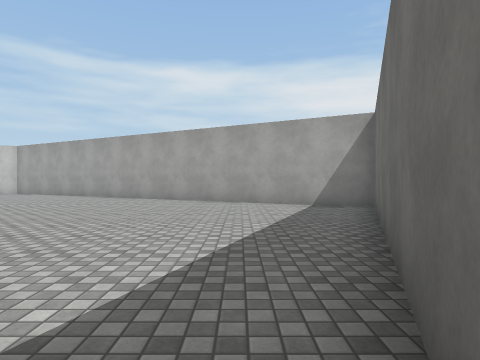
[1] (above)

16 first-person views from a walk through a scene from a Unity 3-D project. The camera is 1.3 m above the floor, looks level and sees 75° across. The floor is counted in squares, 2 m on a side. Each view is taken from the middle of a square. On the plan, view 1 faces up. The plan holds only what a view shows up to about 10 squares ahead; the rest is blank. The place goes on beyond the plan. The player character is not drawn. Surface patterns are stand-ins for the level's own textures.

[2]
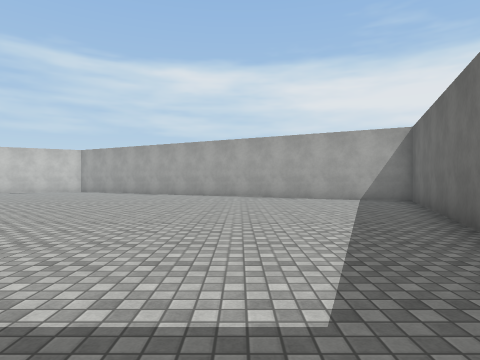

[3]
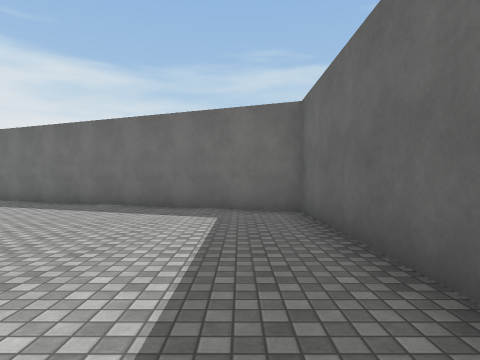

[4]
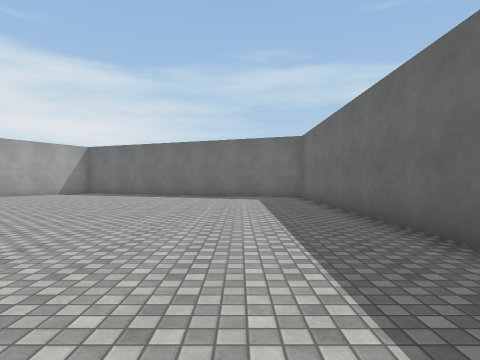

[5]
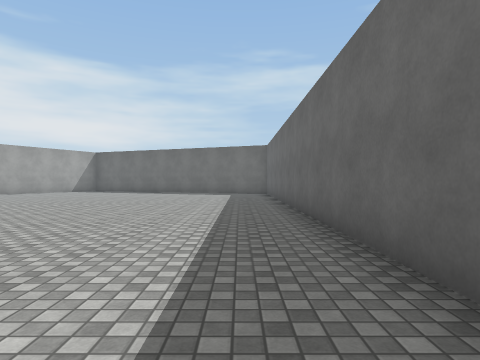

[6]
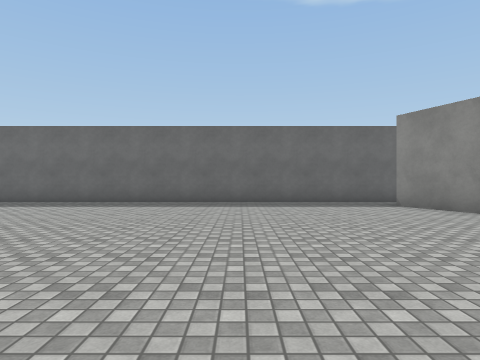

[7]
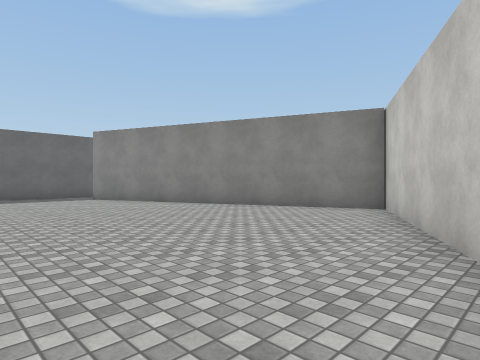

[8]
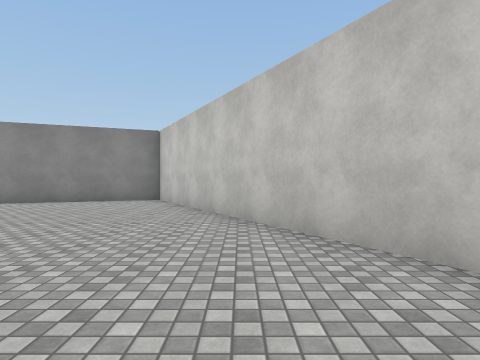

[9]
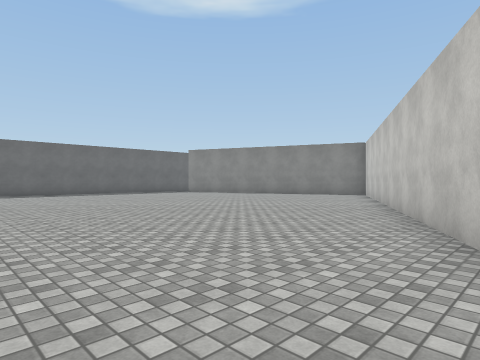

[10]
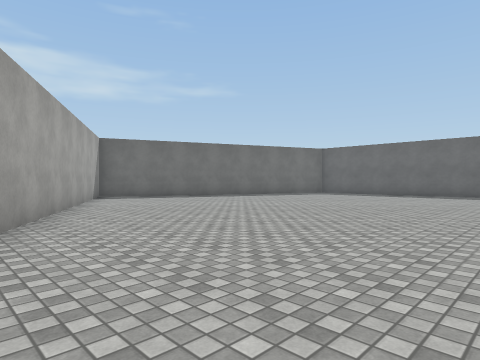

[11]
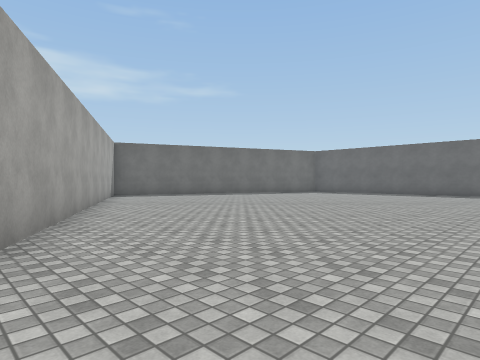

[12]
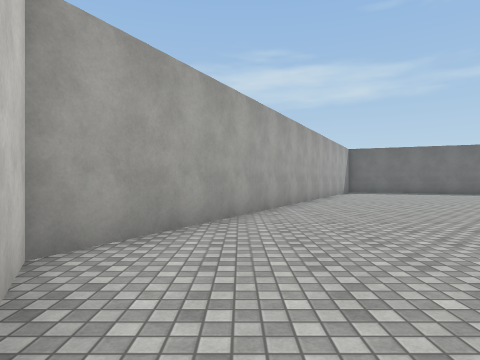

[13]
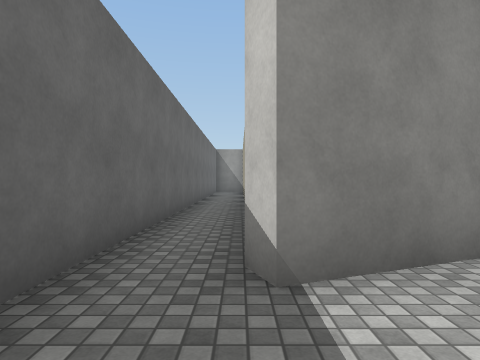

[14]
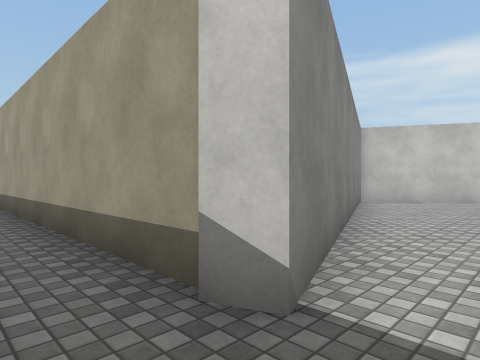

[15]
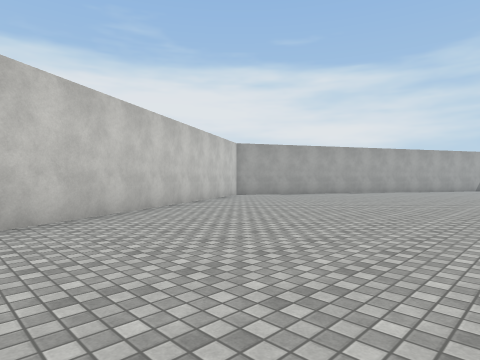

[16]
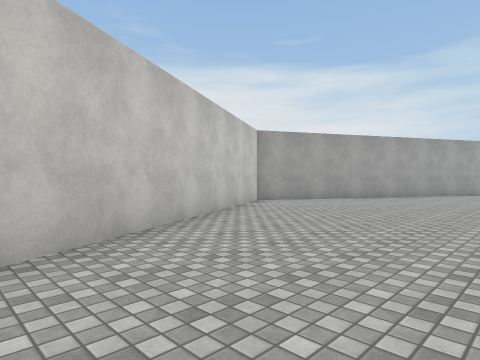

### Floor plan
Points are (right, up) in squares from view 1. A wall is a line through its corners. A room is listed if a view was taken in it or the views show most of it. See-through windows are left out.
Room 1 (views 1, 2, 3, 4, 5, 6, 7, 8, 9, 10, 11, 12, 13, 14, 15, 16)
walls: (-20.4, -2.3) (-0.7, -2.3) (3.2, 7.4) (-10.5, 14.7) (-24.2, 7.4) (-20.9, -0.8)
ways out: opening at (-20, -2)

Positions as (right, up) in squares from view 1, and headings:
1: (0, 0), facing up
2: (-2, -2), facing up
3: (-7, -1), facing right
4: (-12, 0), facing right
5: (-15, -1), facing right
6: (-17, 7), facing down
7: (-17, 10), facing down-left
8: (-14, 10), facing left
9: (-11, 13), facing down-left
10: (-9, 12), facing down-right
11: (-10, 13), facing down-right
12: (-13, 13), facing right
13: (-19, -1), facing left
14: (-20, -2), facing up-left
15: (-20, 5), facing up-right
16: (-18, 8), facing up-right
